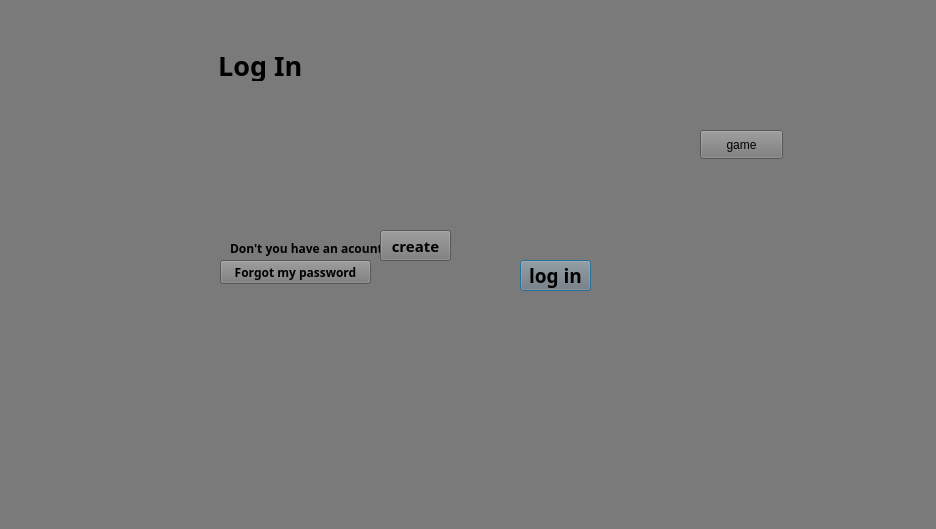
<?xml version="1.0" encoding="UTF-8"?>
<ui version="4.0">
 <class>LogIn</class>
 <widget class="QDialog" name="LogIn">
  <property name="geometry">
   <rect>
    <x>0</x>
    <y>0</y>
    <width>936</width>
    <height>529</height>
   </rect>
  </property>
  <property name="windowTitle">
   <string>Dialog</string>
  </property>
  <property name="styleSheet">
   <string notr="true">background-color: rgb(122, 122, 122);</string>
  </property>
  <widget class="QLineEdit" name="lineEdit">
   <property name="geometry">
    <rect>
     <x>210</x>
     <y>112</y>
     <width>391</width>
     <height>41</height>
    </rect>
   </property>
   <property name="font">
    <font>
     <pointsize>11</pointsize>
    </font>
   </property>
   <property name="styleSheet">
    <string notr="true"/>
   </property>
   <property name="text">
    <string/>
   </property>
   <property name="frame">
    <bool>false</bool>
   </property>
  </widget>
  <widget class="QLabel" name="label_8">
   <property name="geometry">
    <rect>
     <x>210</x>
     <y>81</y>
     <width>271</width>
     <height>31</height>
    </rect>
   </property>
   <property name="font">
    <font>
     <pointsize>10</pointsize>
     <bold>true</bold>
    </font>
   </property>
   <property name="text">
    <string/>
   </property>
  </widget>
  <widget class="QLabel" name="label">
   <property name="geometry">
    <rect>
     <x>0</x>
     <y>0</y>
     <width>941</width>
     <height>531</height>
    </rect>
   </property>
   <property name="font">
    <font>
     <family>Segoe UI Black</family>
     <bold>true</bold>
    </font>
   </property>
   <property name="styleSheet">
    <string notr="true">image: url(:/new/prefix1/R.jfif);</string>
   </property>
   <property name="text">
    <string/>
   </property>
  </widget>
  <widget class="QLabel" name="label_7">
   <property name="geometry">
    <rect>
     <x>210</x>
     <y>212</y>
     <width>261</width>
     <height>16</height>
    </rect>
   </property>
   <property name="font">
    <font>
     <pointsize>10</pointsize>
     <bold>true</bold>
    </font>
   </property>
   <property name="text">
    <string/>
   </property>
  </widget>
  <widget class="QLabel" name="label_9">
   <property name="geometry">
    <rect>
     <x>210</x>
     <y>80</y>
     <width>191</width>
     <height>31</height>
    </rect>
   </property>
   <property name="font">
    <font>
     <pointsize>11</pointsize>
     <bold>true</bold>
    </font>
   </property>
   <property name="styleSheet">
    <string notr="true">color: rgb(0, 85, 0);</string>
   </property>
   <property name="text">
    <string/>
   </property>
  </widget>
  <widget class="QLabel" name="label_2">
   <property name="enabled">
    <bool>true</bool>
   </property>
   <property name="geometry">
    <rect>
     <x>190</x>
     <y>50</y>
     <width>161</width>
     <height>31</height>
    </rect>
   </property>
   <property name="font">
    <font>
     <family>B Compset</family>
     <pointsize>20</pointsize>
     <bold>true</bold>
    </font>
   </property>
   <property name="frameShape">
    <enum>QFrame::NoFrame</enum>
   </property>
   <property name="frameShadow">
    <enum>QFrame::Plain</enum>
   </property>
   <property name="lineWidth">
    <number>1</number>
   </property>
   <property name="midLineWidth">
    <number>0</number>
   </property>
   <property name="text">
    <string>    Log In</string>
   </property>
   <property name="textFormat">
    <enum>Qt::PlainText</enum>
   </property>
   <property name="scaledContents">
    <bool>false</bool>
   </property>
   <property name="wordWrap">
    <bool>false</bool>
   </property>
   <property name="indent">
    <number>-1</number>
   </property>
   <property name="openExternalLinks">
    <bool>false</bool>
   </property>
  </widget>
  <widget class="QPushButton" name="pushButton_3">
   <property name="geometry">
    <rect>
     <x>520</x>
     <y>260</y>
     <width>71</width>
     <height>31</height>
    </rect>
   </property>
   <property name="font">
    <font>
     <family>B Compset</family>
     <pointsize>14</pointsize>
     <bold>true</bold>
    </font>
   </property>
   <property name="text">
    <string>log in</string>
   </property>
  </widget>
  <widget class="QLineEdit" name="lineEdit_2">
   <property name="geometry">
    <rect>
     <x>210</x>
     <y>172</y>
     <width>391</width>
     <height>41</height>
    </rect>
   </property>
   <property name="font">
    <font>
     <pointsize>11</pointsize>
    </font>
   </property>
   <property name="frame">
    <bool>false</bool>
   </property>
   <property name="echoMode">
    <enum>QLineEdit::Password</enum>
   </property>
  </widget>
  <widget class="QPushButton" name="pushButton_2">
   <property name="geometry">
    <rect>
     <x>220</x>
     <y>260</y>
     <width>151</width>
     <height>24</height>
    </rect>
   </property>
   <property name="font">
    <font>
     <family>B Compset</family>
     <pointsize>9</pointsize>
     <bold>true</bold>
    </font>
   </property>
   <property name="text">
    <string>Forgot my password</string>
   </property>
  </widget>
  <widget class="QLabel" name="label_5">
   <property name="geometry">
    <rect>
     <x>230</x>
     <y>240</y>
     <width>201</width>
     <height>16</height>
    </rect>
   </property>
   <property name="font">
    <font>
     <family>B Compset</family>
     <bold>true</bold>
    </font>
   </property>
   <property name="text">
    <string>Don't you have an acount?</string>
   </property>
  </widget>
  <widget class="QPushButton" name="pushButton">
   <property name="geometry">
    <rect>
     <x>380</x>
     <y>230</y>
     <width>71</width>
     <height>31</height>
    </rect>
   </property>
   <property name="font">
    <font>
     <family>B Compset</family>
     <pointsize>11</pointsize>
     <bold>true</bold>
    </font>
   </property>
   <property name="text">
    <string>create</string>
   </property>
  </widget>
  <widget class="QPushButton" name="pushButton_5">
   <property name="geometry">
    <rect>
     <x>700</x>
     <y>130</y>
     <width>83</width>
     <height>29</height>
    </rect>
   </property>
   <property name="text">
    <string>game</string>
   </property>
  </widget>
 </widget>
 <resources/>
 <connections/>
</ui>
